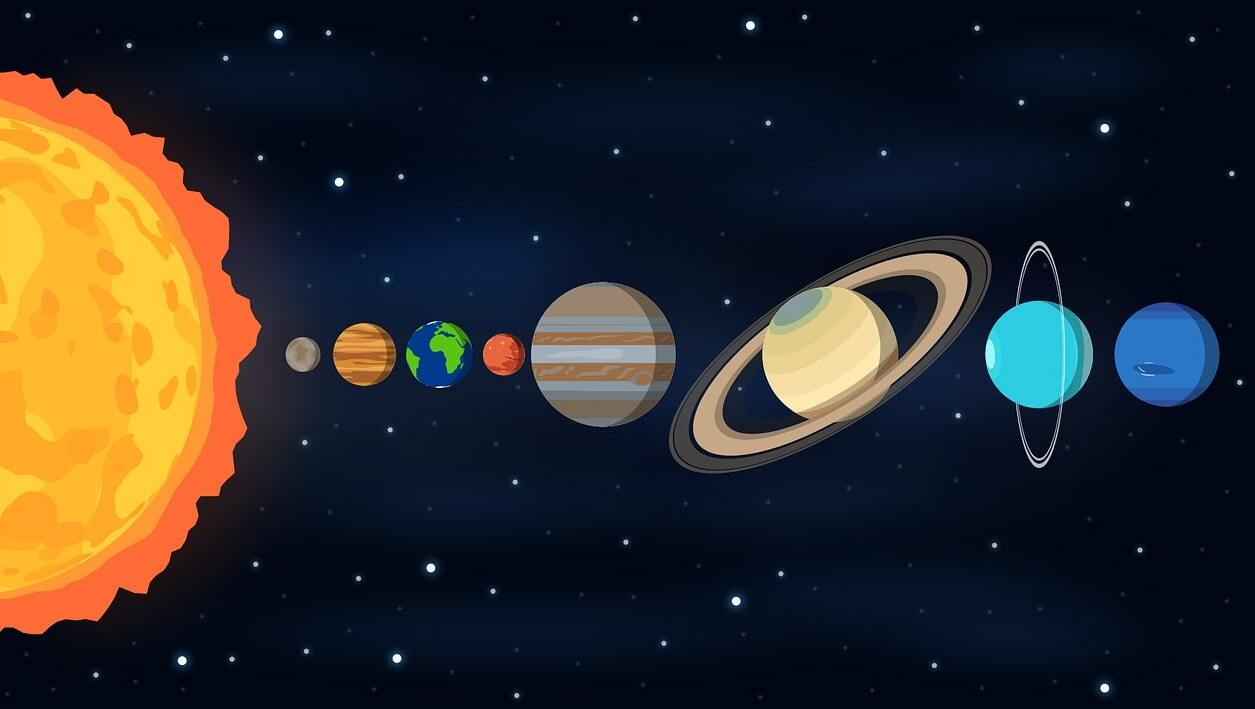
#> input picture c104project/solar-system.jpg, 1255 x 709 px
$ python c104project.py
#> lines starting #> are read from the running program, lines starting #| are printed output that depends on the picture; after the words box and inside, x2 and y2 are one past the last pixel; in counts of white or black regions, pixels touching at a corner belong together
import cv2

img = cv2.imread("solar-system.jpg")
#> img is the input picture: shape (709, 1255, 3); mean B, G, R 42.7, 44, 46.7

cv2.putText(img, "Sun", (20,300), cv2.FONT_HERSHEY_COMPLEX, 0.5, (255,255,255))
#> img: shape (709, 1255, 3); 0.01% of pixels changed, all inside (x1, y1, x2, y2) = (22, 290, 52, 301)

cv2.putText(img, "Mercury", (265,300), cv2.FONT_HERSHEY_COMPLEX, 0.5, (255,255,255))
#> img: shape (709, 1255, 3); mean B, G, R 42.8, 44, 46.7
cv2.putText(img, "Venus", (339,300), cv2.FONT_HERSHEY_COMPLEX, 0.5, (255,255,255))
#> img: shape (709, 1255, 3); mean B, G, R 42.8, 44.1, 46.8
cv2.putText(img, "Earth", (415,300), cv2.FONT_HERSHEY_COMPLEX, 0.5, (255,255,255))
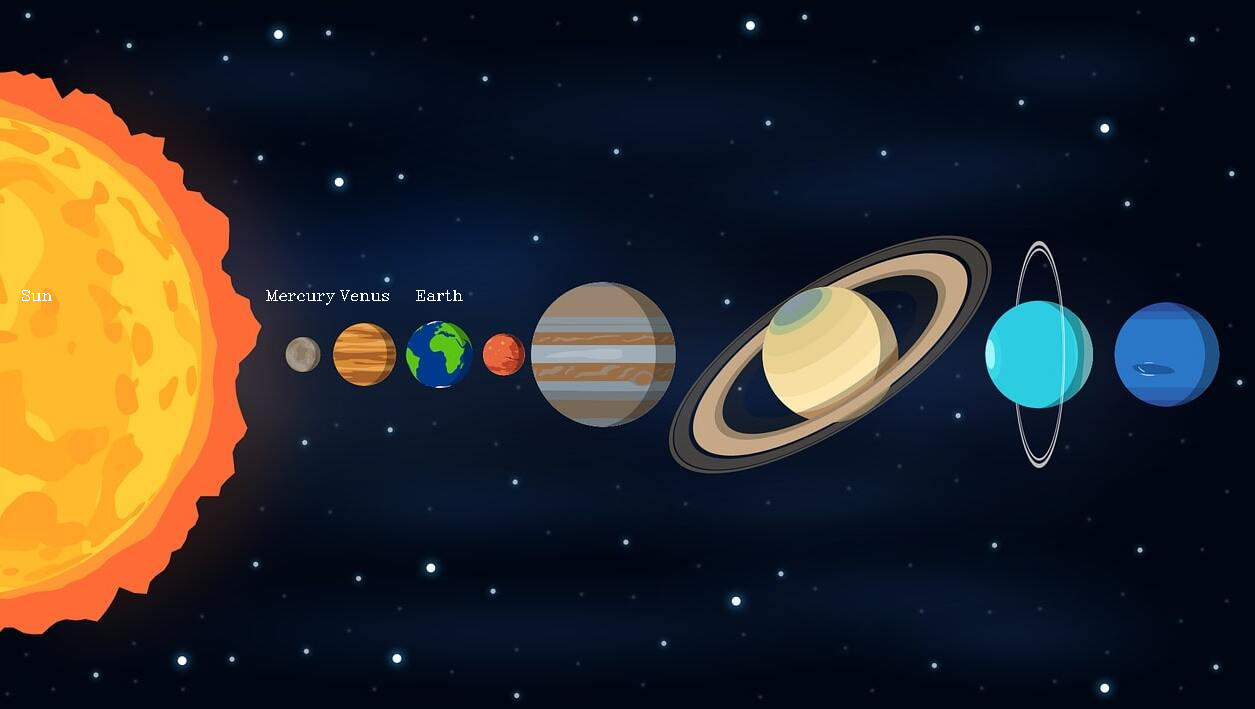
#> img: shape (709, 1255, 3); mean B, G, R 42.8, 44.1, 46.8
cv2.putText(img, "Mars", (485,300), cv2.FONT_HERSHEY_COMPLEX, 0.5, (255,255,255))
#> img: shape (709, 1255, 3); 0.01% of pixels changed, all inside (x1, y1, x2, y2) = (486, 290, 524, 301)
cv2.putText(img, "Jupiter", (570,255), cv2.FONT_HERSHEY_COMPLEX, 0.5, (255,255,255))
#> img: shape (709, 1255, 3); mean B, G, R 42.9, 44.2, 46.9
cv2.putText(img, "Saturn", (720,300), cv2.FONT_HERSHEY_COMPLEX, 0.5, (255,255,255))
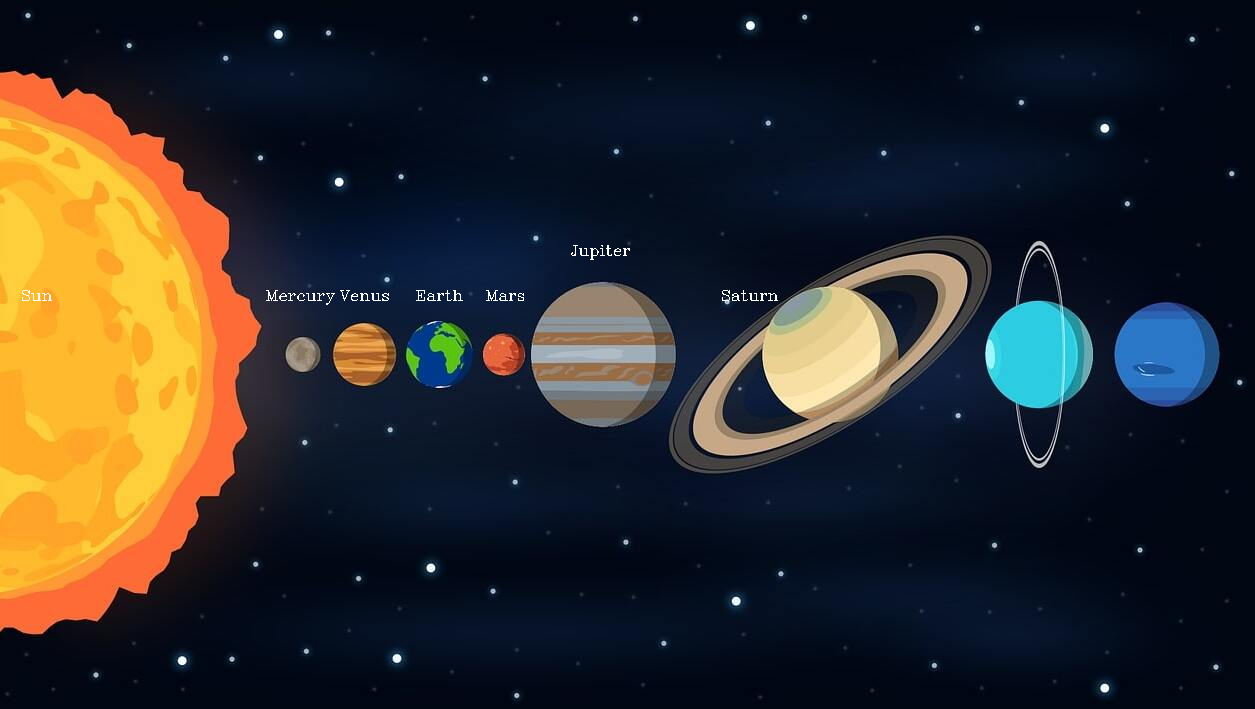
#> img: shape (709, 1255, 3); mean B, G, R 42.9, 44.2, 46.9
cv2.putText(img, "Uranus", (992,288), cv2.FONT_HERSHEY_COMPLEX, 0.5, (255,255,255))
#> img: shape (709, 1255, 3); 0.02% of pixels changed, all inside (x1, y1, x2, y2) = (993, 278, 1053, 289)
cv2.putText(img, "Neptune", (1130,288), cv2.FONT_HERSHEY_COMPLEX, 0.5, (255,255,255))
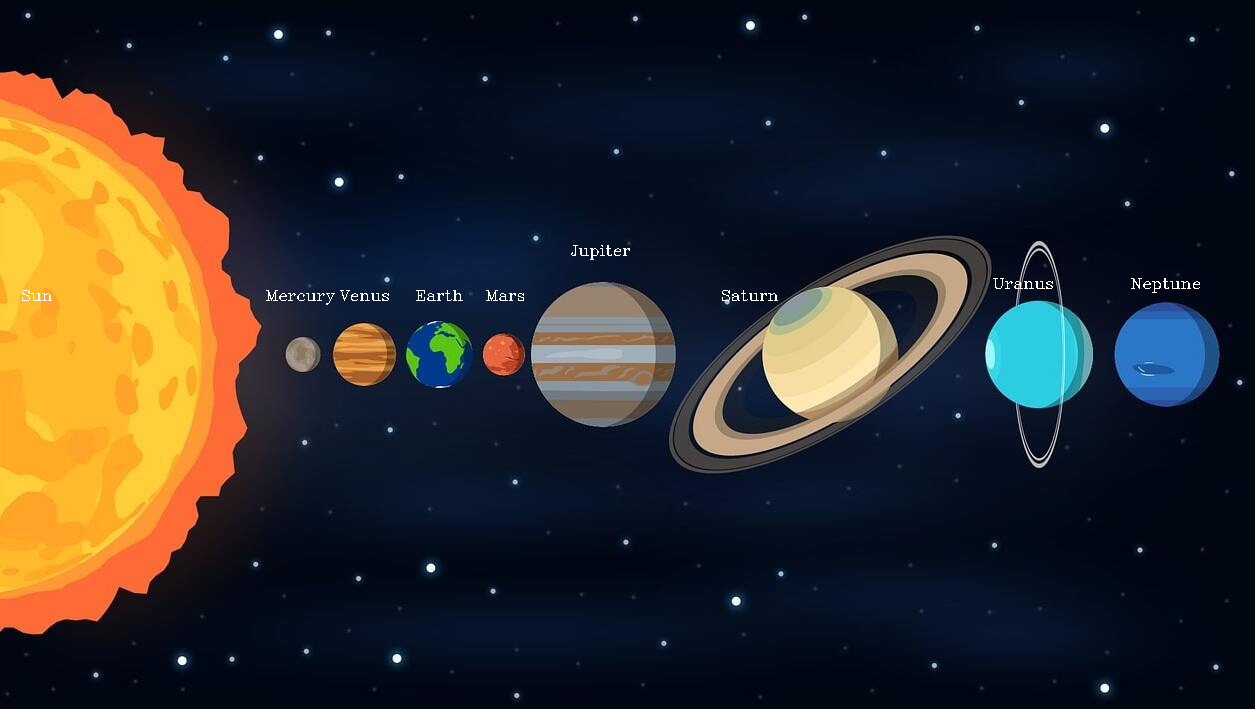
#> img: shape (709, 1255, 3); mean B, G, R 43, 44.3, 47.1


cv2.imshow("Solar System", img)
cv2.waitKey(5000)

cv2.imwrite("Solar_system_with_name.jpg", img)

cv2.destroyAllWindows()
